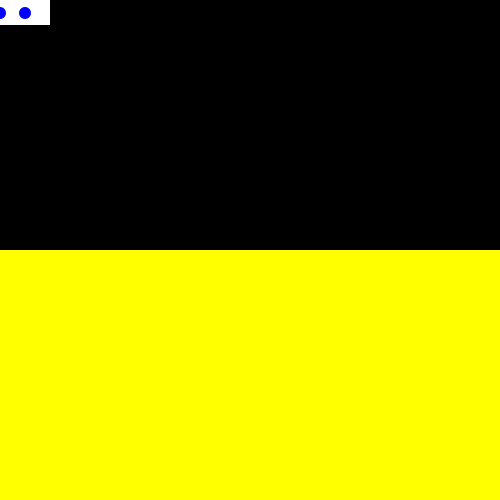
Frame 1 (no input)
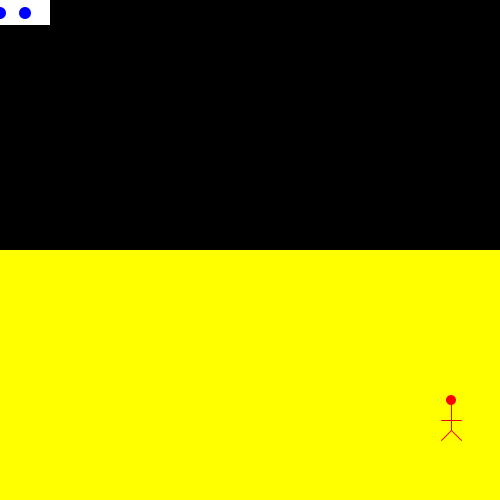
Frame 60 (the mouse pressed at the canvas centre just before this capture)
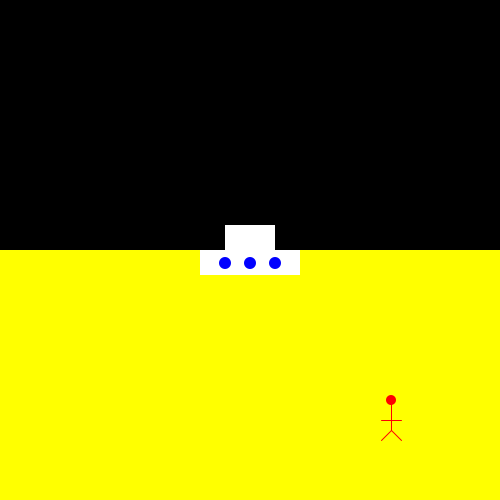
Frame 120 (the mouse held since frame 60 and released just before this capture)

The Processing sketch that drew these frames (run headless with seeded random() and noise(); from frame 60 on, the mouse is pressed at the canvas centre):

// Processing sketch: lab2
// ── lab2.pde
void setup()
{
  size(500, 500);
  py = height - 100;
  px = width + 10;
}

float ssWidth = 100;
float ssHeight = 50;
float halfw = ssWidth / 2;
float halfh = ssHeight / 2;

float px, py;
float pspeed = -1;


void draw()
{
  background(0);
  noStroke();
  fill(255, 255, 0);
  rect(0, height / 2, width, height / 2);

  // Draw the spaceship
  fill(255);
  rect(mouseX - halfw / 2, mouseY - halfh, ssWidth / 2, halfh);
  rect(mouseX - halfw, mouseY, ssWidth, halfh);
  float gap =  ssWidth / 4;
  float circleY = mouseY + 13;
  fill(0, 0, 255);
  ellipse(mouseX - gap, circleY, 12, 12);
  ellipse(mouseX, circleY, 12, 12);
  ellipse(mouseX + gap, circleY, 12, 12);

  // Draw the person
  fill(255, 0, 0);
  ellipse(px, py, 10, 10);
  stroke(255, 0, 0);
  line(px, py + 30 , px, py);
  line(px, py + 30 , px - 10, py + 40);
  line(px, py + 30 , px + 10, py + 40);
  line(px - 10, py + 20 , px + 10, py + 20);
  px += pspeed;
  
}
